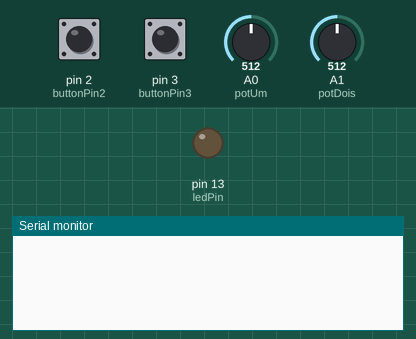
Recording of a sketch running on a simulated Arduino Uno, built with avr-gcc and run on an emulated ATmega328P. Parts: output pins drawn as LEDs (lit = HIGH), the last lines printed to the serial monitor. Inputs (shaded band) come from the test bench; at power-on: pin 2 (buttonPin2) HIGH, pin 3 (buttonPin3) HIGH, A0 (potUm) = 512, A1 (potDois) = 512.

Above: at 1.2 s.
1.3 s: pin 2 (buttonPin2) pulled LOW for 0.15 s
At 2.2 s:
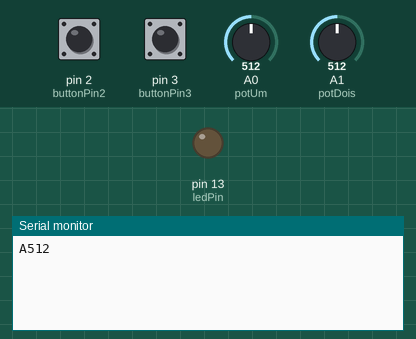
2.9 s: pin 3 (buttonPin3) pulled LOW for 0.15 s
At 3.4 s:
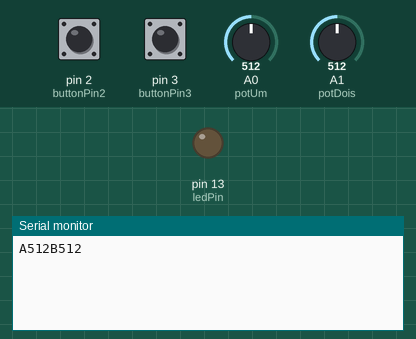

Measured:
- after the input at 1.3 s, the serial monitor: prints a new line at once (image 1)
- after the input at 2.9 s, the serial monitor: prints a new line at once (image 2)

The sketch:

serial_buttons.ino
```cpp
int potUm = A0;
int potDois = A1;

int buttonPin2 = 2; // nomeia o pino2 do arduino como buttonPin2
int buttonPin3 = 3; // nomeia o pino3 do arduino como buttonPin3
int ledPin = 13;    // nomeia o pino13 do arduino como ledPin

int buttonStatus2;  // Variavel de estado do buttonPin2
int buttonStatus3;  // Variavel de estado do buttonPin2

int var1;
int var2;
void setup() {
pinMode(ledPin, OUTPUT);            //Pino13 como saida
  pinMode(buttonPin2, INPUT_PULLUP);  //Pino2 como entrada com resistor de pullup interno
  pinMode(buttonPin3, INPUT_PULLUP);  //Pino3 como entrada com resistor de pullup interno
  Serial.begin(9600);				   //Inicialica a comunicação serial
}

void loop() {
   buttonStatus2 = digitalRead(buttonPin2);
   buttonStatus3 = digitalRead(buttonPin3);
 	var1 = analogRead(potUm);
	var2 = analogRead(potDois);
  if (buttonStatus2 == LOW){
	Serial.print("A");                        // Então acenda o led
    Serial.print(var1);
    delay(500);                                         // delay de 0,5 seg.
  }
if (buttonStatus3 == LOW){                            // Então acenda o led
    Serial.print("B");
    Serial.print(var2);
    delay(500);                                          // delay de 0,5 seg.
  }
}
```
